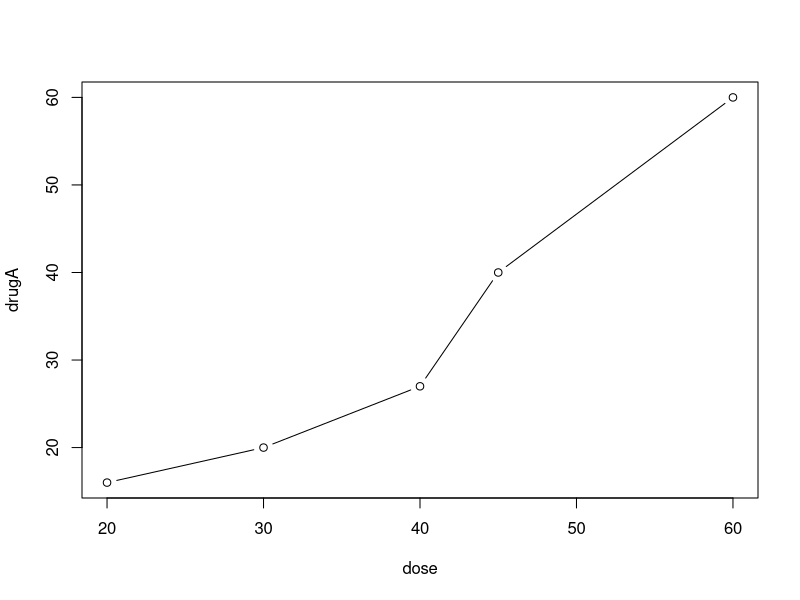
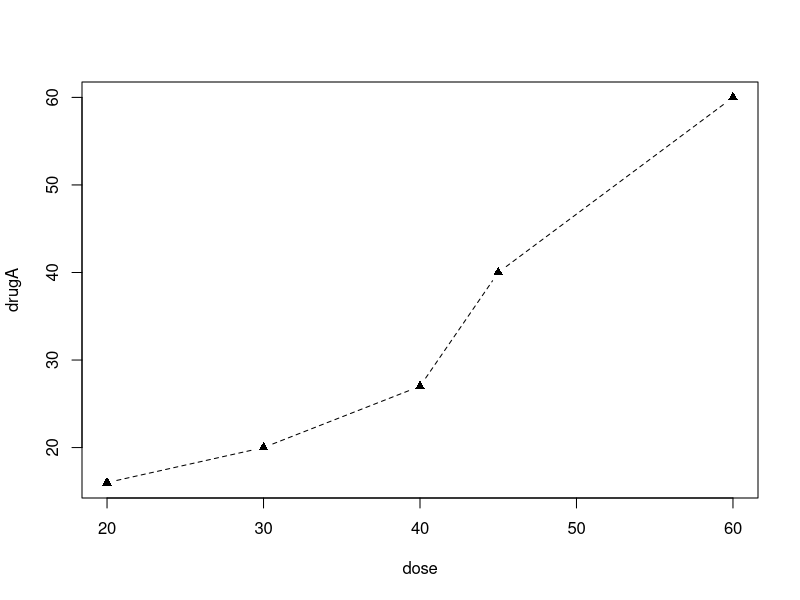
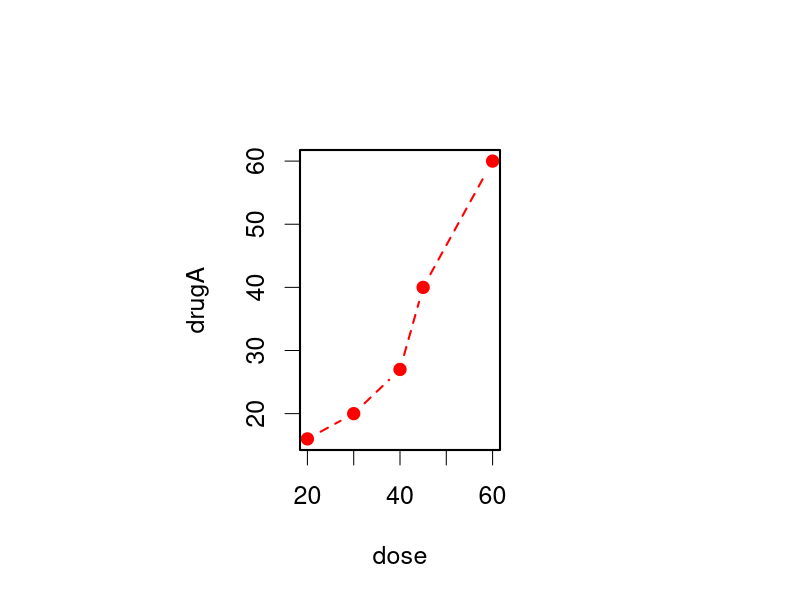
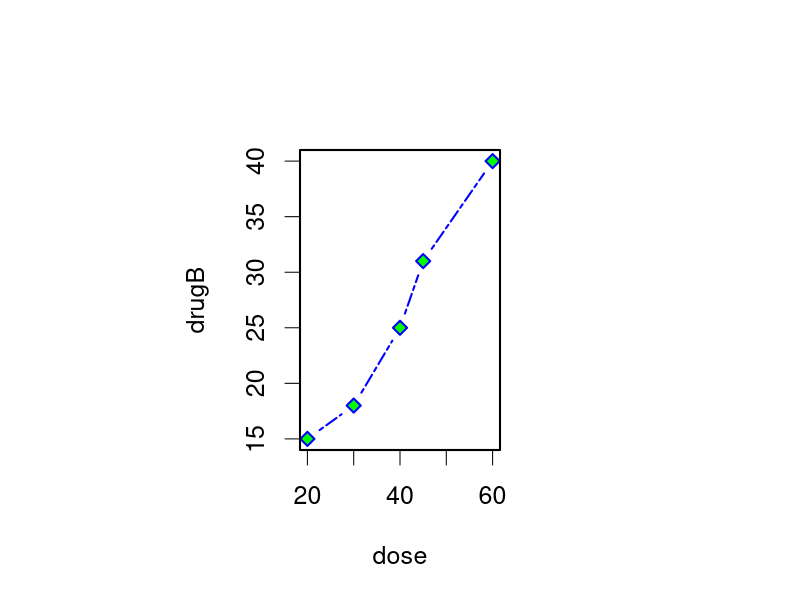

These figures' R source, in order:
dose <-c(20,30,40,45,60)
drugA <- c(16,20,27,40,60)
drugB <- c(15,18,25,31,40)
plot(dose,drugA,type = "b") #plot(x,y,type)

#图形参数
opar <- par(no.readonly = T)
par(lty = 2,pch = 17)
plot(dose,drugA,type = "b")
par(opar)

##修改符号和线条
#pch 描绘点时使用的符号
#cex 符号的大小
#lty 线条的类型
#lwd 指定线条的宽度

#颜色
#颜色参数
#col 默认绘图的颜色向量，多条线时颜色循环使用
#col.axis 坐标轴刻度文字的颜色
#col.lab  坐标轴标签的颜色
#col.sub  副标题的颜色
#fg 图形的前景色
#bg 图形的背景色

#图形尺寸和边界尺寸
#pin 以英寸表示的图形尺寸(宽和高)
#mai 以数值向量表示的边界大小，顺序为“下，左，上，右”
#mar 英分
par(pin = c(4,3),mai = c(1,.5,1,.2))

##使用图形参数控制图形外观
dose <-c(20,30,40,45,60)
drugA <-c(16,20,27,40,60)
drugB <-c(15,18,25,31,40)
opar <-par(no.readonly = T)
par(pin = c(2,3),lwd = 2,cex = 1.5)
plot(dose,drugA,type = "b",pch = 19,lty = 2,col = "red")
plot(dose,drugB,type = "b",pch = 23,lty = 6,col = "blue",bg = "green")
par(opar)

# 添加文本、自定义坐标轴和图例 














